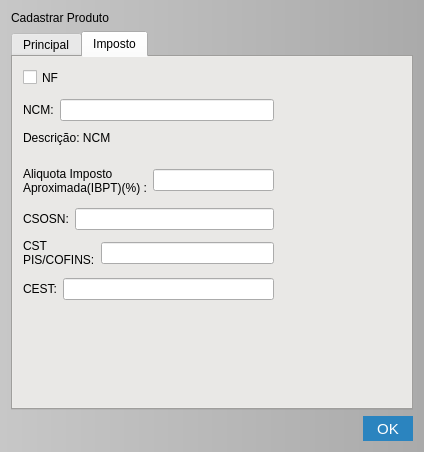
<?xml version="1.0" encoding="UTF-8"?>
<ui version="4.0">
 <class>InserirProduto</class>
 <widget class="QWidget" name="InserirProduto">
  <property name="geometry">
   <rect>
    <x>0</x>
    <y>0</y>
    <width>424</width>
    <height>452</height>
   </rect>
  </property>
  <property name="windowTitle">
   <string>Inserir Produto</string>
  </property>
  <property name="styleSheet">
   <string notr="true">

#InserirProduto{
background-color: rgb(199, 199, 199);
background-color: qlineargradient(spread:pad, x1:0, y1:0, x2:1, y2:0, stop:0 rgba(199, 199, 199, 255), stop:1 rgba(170, 170, 170, 255));

}
QPushButton{
background-color: rgb(43, 132, 191);
color: rgb(255, 255, 255);
font-size: 15px;
border-radius: 13px;

}

QPushButton:hover{
	background-color: rgb(13, 92, 161);
}
QPushButton:pressed{
	
color: rgb(255, 255, 255);
	background-color: rgb(153, 193, 241);
font-size: 15px;
border-radius: 13px;
}
QTabWidget{
background-color:rgb(222, 221, 218)
}
QGroupBox{
background-color:rgb(170, 170, 170);
	font: 700 9pt &quot;Segoe UI&quot;;
	font-size: 15px;
}


</string>
  </property>
  <layout class="QGridLayout" name="gridLayout">
   <item row="0" column="0">
    <widget class="QLabel" name="label_11">
     <property name="styleSheet">
      <string notr="true">font: 700 15pt &quot;Ubuntu&quot;;</string>
     </property>
     <property name="text">
      <string>Cadastrar Produto</string>
     </property>
    </widget>
   </item>
   <item row="2" column="1">
    <widget class="QPushButton" name="Btn_Enviar">
     <property name="minimumSize">
      <size>
       <width>50</width>
       <height>25</height>
      </size>
     </property>
     <property name="text">
      <string>OK</string>
     </property>
    </widget>
   </item>
   <item row="2" column="0">
    <spacer name="horizontalSpacer">
     <property name="orientation">
      <enum>Qt::Orientation::Horizontal</enum>
     </property>
     <property name="sizeHint" stdset="0">
      <size>
       <width>543</width>
       <height>20</height>
      </size>
     </property>
    </spacer>
   </item>
   <item row="1" column="0" colspan="2">
    <widget class="QTabWidget" name="tabWidget">
     <property name="styleSheet">
      <string notr="true"/>
     </property>
     <property name="currentIndex">
      <number>1</number>
     </property>
     <widget class="QWidget" name="tab">
      <attribute name="title">
       <string>Principal</string>
      </attribute>
      <widget class="QWidget" name="layoutWidget">
       <property name="geometry">
        <rect>
         <x>210</x>
         <y>120</y>
         <width>161</width>
         <height>32</height>
        </rect>
       </property>
       <layout class="QHBoxLayout" name="horizontalLayout_3">
        <item>
         <widget class="QLabel" name="label_3">
          <property name="text">
           <string>Quantidade 
Estoque:</string>
          </property>
         </widget>
        </item>
        <item>
         <widget class="CustomLineEdit" name="Ledit_Quant"/>
        </item>
       </layout>
      </widget>
      <widget class="QWidget" name="layoutWidget">
       <property name="geometry">
        <rect>
         <x>20</x>
         <y>80</y>
         <width>361</width>
         <height>24</height>
        </rect>
       </property>
       <layout class="QHBoxLayout" name="horizontalLayout_2">
        <item>
         <widget class="QLabel" name="label_2">
          <property name="text">
           <string>Descrição:</string>
          </property>
         </widget>
        </item>
        <item>
         <widget class="CustomLineEdit" name="Ledit_Desc"/>
        </item>
       </layout>
      </widget>
      <widget class="QWidget" name="layoutWidget">
       <property name="geometry">
        <rect>
         <x>20</x>
         <y>40</y>
         <width>351</width>
         <height>31</height>
        </rect>
       </property>
       <layout class="QHBoxLayout" name="horizontalLayout">
        <item>
         <widget class="QLabel" name="label">
          <property name="text">
           <string>Código de Barras:</string>
          </property>
         </widget>
        </item>
        <item>
         <widget class="CustomLineEdit" name="Ledit_CBarras"/>
        </item>
        <item>
         <widget class="QPushButton" name="Btn_GerarCBarras">
          <property name="minimumSize">
           <size>
            <width>40</width>
            <height>25</height>
           </size>
          </property>
          <property name="maximumSize">
           <size>
            <width>40</width>
            <height>25</height>
           </size>
          </property>
          <property name="baseSize">
           <size>
            <width>30</width>
            <height>20</height>
           </size>
          </property>
          <property name="text">
           <string>Gerar</string>
          </property>
         </widget>
        </item>
       </layout>
      </widget>
      <widget class="QGroupBox" name="groupBox">
       <property name="geometry">
        <rect>
         <x>20</x>
         <y>180</y>
         <width>261</width>
         <height>151</height>
        </rect>
       </property>
       <property name="title">
        <string>Preços</string>
       </property>
       <widget class="QWidget" name="layoutWidget">
        <property name="geometry">
         <rect>
          <x>10</x>
          <y>110</y>
          <width>221</width>
          <height>24</height>
         </rect>
        </property>
        <layout class="QHBoxLayout" name="horizontalLayout_4">
         <item>
          <widget class="QLabel" name="label_4">
           <property name="text">
            <string>Preço Final:</string>
           </property>
          </widget>
         </item>
         <item>
          <widget class="QLineEdit" name="Ledit_PrecoFinal"/>
         </item>
        </layout>
       </widget>
       <widget class="QWidget" name="layoutWidget">
        <property name="geometry">
         <rect>
          <x>10</x>
          <y>60</y>
          <width>221</width>
          <height>33</height>
         </rect>
        </property>
        <layout class="QHBoxLayout" name="horizontalLayout_8">
         <item>
          <widget class="QLabel" name="label_9">
           <property name="text">
            <string>Percentual de 
 Lucro(%):</string>
           </property>
          </widget>
         </item>
         <item>
          <widget class="QLineEdit" name="Ledit_PercentualLucro"/>
         </item>
        </layout>
       </widget>
       <widget class="QWidget" name="layoutWidget">
        <property name="geometry">
         <rect>
          <x>10</x>
          <y>20</y>
          <width>231</width>
          <height>33</height>
         </rect>
        </property>
        <layout class="QHBoxLayout" name="horizontalLayout_9">
         <item>
          <widget class="QLabel" name="label_8">
           <property name="text">
            <string>Preço Fornecedor:</string>
           </property>
          </widget>
         </item>
         <item>
          <widget class="CustomLineEdit" name="Ledit_PrecoFornecedor"/>
         </item>
        </layout>
       </widget>
      </widget>
      <widget class="QWidget" name="layoutWidget">
       <property name="geometry">
        <rect>
         <x>20</x>
         <y>120</y>
         <width>160</width>
         <height>32</height>
        </rect>
       </property>
       <layout class="QHBoxLayout" name="horizontalLayout_5">
        <item>
         <widget class="QLabel" name="label_5">
          <property name="text">
           <string>Unidade 
Comercial:</string>
          </property>
         </widget>
        </item>
        <item>
         <widget class="QComboBox" name="CBox_UCom"/>
        </item>
       </layout>
      </widget>
     </widget>
     <widget class="QWidget" name="tab_2">
      <attribute name="title">
       <string>Imposto</string>
      </attribute>
      <widget class="QCheckBox" name="Check_Nf">
       <property name="geometry">
        <rect>
         <x>10</x>
         <y>10</y>
         <width>41</width>
         <height>21</height>
        </rect>
       </property>
       <property name="text">
        <string>NF</string>
       </property>
       <property name="checked">
        <bool>false</bool>
       </property>
      </widget>
      <widget class="QWidget" name="layoutWidget">
       <property name="geometry">
        <rect>
         <x>10</x>
         <y>220</y>
         <width>251</width>
         <height>24</height>
        </rect>
       </property>
       <layout class="QHBoxLayout" name="horizontalLayout_7">
        <item>
         <widget class="QLabel" name="Lbl_CEST">
          <property name="toolTip">
           <string>Código Especificador da Substituição Tributária,  você geralmente pode deixar em branco.</string>
          </property>
          <property name="text">
           <string>CEST:</string>
          </property>
         </widget>
        </item>
        <item>
         <widget class="CustomLineEdit" name="Ledit_CEST"/>
        </item>
       </layout>
      </widget>
      <widget class="QWidget" name="layoutWidget">
       <property name="geometry">
        <rect>
         <x>10</x>
         <y>100</y>
         <width>251</width>
         <height>47</height>
        </rect>
       </property>
       <layout class="QHBoxLayout" name="horizontalLayout_10">
        <item>
         <widget class="QLabel" name="label_10">
          <property name="toolTip">
           <string>Porcentagem de ICMS aproximada cobrado de cada produto, APENAS PARA INFORMAÇÃO NA NF.</string>
          </property>
          <property name="text">
           <string>Aliquota Imposto
Aproximada(IBPT)(%) :</string>
          </property>
         </widget>
        </item>
        <item>
         <widget class="QLineEdit" name="Ledit_Aliquota"/>
        </item>
       </layout>
      </widget>
      <widget class="QLabel" name="Lbl_NcmDesc">
       <property name="geometry">
        <rect>
         <x>10</x>
         <y>70</y>
         <width>371</width>
         <height>21</height>
        </rect>
       </property>
       <property name="text">
        <string>Descrição: NCM</string>
       </property>
       <property name="wordWrap">
        <bool>true</bool>
       </property>
      </widget>
      <widget class="QWidget" name="layoutWidget">
       <property name="geometry">
        <rect>
         <x>10</x>
         <y>40</y>
         <width>251</width>
         <height>26</height>
        </rect>
       </property>
       <layout class="QHBoxLayout" name="horizontalLayout_11">
        <item>
         <layout class="QHBoxLayout" name="horizontalLayout_6">
          <item>
           <widget class="QLabel" name="label_6">
            <property name="toolTip">
             <string>Nomenclatura Comum do Mercosul, pesquise o codigo correto para seu produto.</string>
            </property>
            <property name="text">
             <string>NCM:</string>
            </property>
           </widget>
          </item>
          <item>
           <widget class="CustomLineEdit" name="Ledit_NCM"/>
          </item>
         </layout>
        </item>
       </layout>
      </widget>
      <widget class="QWidget" name="layoutWidget">
       <property name="geometry">
        <rect>
         <x>10</x>
         <y>150</y>
         <width>251</width>
         <height>24</height>
        </rect>
       </property>
       <layout class="QHBoxLayout" name="horizontalLayout_12">
        <item>
         <widget class="QLabel" name="label_12">
          <property name="text">
           <string>CSOSN:</string>
          </property>
         </widget>
        </item>
        <item>
         <widget class="QLineEdit" name="Ledit_CSOSN"/>
        </item>
       </layout>
      </widget>
      <widget class="QWidget" name="layoutWidget">
       <property name="geometry">
        <rect>
         <x>10</x>
         <y>180</y>
         <width>251</width>
         <height>32</height>
        </rect>
       </property>
       <layout class="QHBoxLayout" name="horizontalLayout_13">
        <item>
         <widget class="QLabel" name="label_13">
          <property name="text">
           <string>CST 
PIS/COFINS:</string>
          </property>
         </widget>
        </item>
        <item>
         <widget class="QLineEdit" name="Ledit_PIS"/>
        </item>
       </layout>
      </widget>
     </widget>
    </widget>
   </item>
  </layout>
 </widget>
 <customwidgets>
  <customwidget>
   <class>CustomLineEdit</class>
   <extends>QLineEdit</extends>
   <header>customlineedit.h</header>
  </customwidget>
 </customwidgets>
 <tabstops>
  <tabstop>Ledit_CBarras</tabstop>
  <tabstop>Ledit_Desc</tabstop>
  <tabstop>CBox_UCom</tabstop>
  <tabstop>Ledit_Quant</tabstop>
  <tabstop>Ledit_PrecoFornecedor</tabstop>
  <tabstop>Ledit_PercentualLucro</tabstop>
  <tabstop>Ledit_PrecoFinal</tabstop>
  <tabstop>Btn_Enviar</tabstop>
  <tabstop>Btn_GerarCBarras</tabstop>
  <tabstop>tabWidget</tabstop>
  <tabstop>Check_Nf</tabstop>
  <tabstop>Ledit_NCM</tabstop>
  <tabstop>Ledit_Aliquota</tabstop>
  <tabstop>Ledit_CSOSN</tabstop>
  <tabstop>Ledit_PIS</tabstop>
  <tabstop>Ledit_CEST</tabstop>
 </tabstops>
 <resources/>
 <connections/>
</ui>
